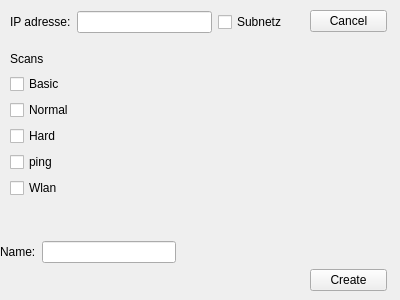
<?xml version="1.0" encoding="UTF-8"?>
<ui version="4.0">
 <class>Form</class>
 <widget class="QWidget" name="Form">
  <property name="geometry">
   <rect>
    <x>0</x>
    <y>0</y>
    <width>400</width>
    <height>300</height>
   </rect>
  </property>
  <property name="windowTitle">
   <string>Form</string>
  </property>
  <widget class="QWidget" name="layoutWidget">
   <property name="geometry">
    <rect>
     <x>10</x>
     <y>50</y>
     <width>78</width>
     <height>148</height>
    </rect>
   </property>
   <layout class="QVBoxLayout" name="verticalLayout">
    <item>
     <widget class="QLabel" name="label_2">
      <property name="text">
       <string>Scans</string>
      </property>
     </widget>
    </item>
    <item>
     <widget class="QCheckBox" name="basic">
      <property name="text">
       <string>Basic</string>
      </property>
     </widget>
    </item>
    <item>
     <widget class="QCheckBox" name="normal">
      <property name="text">
       <string>Normal</string>
      </property>
     </widget>
    </item>
    <item>
     <widget class="QCheckBox" name="hard">
      <property name="text">
       <string>Hard</string>
      </property>
     </widget>
    </item>
    <item>
     <widget class="QCheckBox" name="ping">
      <property name="text">
       <string>ping</string>
      </property>
     </widget>
    </item>
    <item>
     <widget class="QCheckBox" name="Wlan">
      <property name="text">
       <string>Wlan</string>
      </property>
     </widget>
    </item>
   </layout>
  </widget>
  <widget class="QWidget" name="layoutWidget_2">
   <property name="geometry">
    <rect>
     <x>10</x>
     <y>10</y>
     <width>278</width>
     <height>24</height>
    </rect>
   </property>
   <layout class="QHBoxLayout" name="horizontalLayout">
    <item>
     <widget class="QLabel" name="label">
      <property name="text">
       <string>IP adresse:</string>
      </property>
     </widget>
    </item>
    <item>
     <widget class="QLineEdit" name="ip"/>
    </item>
    <item>
     <widget class="QCheckBox" name="subnet">
      <property name="text">
       <string>Subnetz</string>
      </property>
     </widget>
    </item>
   </layout>
  </widget>
  <widget class="QWidget" name="layoutWidget_3">
   <property name="geometry">
    <rect>
     <x>0</x>
     <y>240</y>
     <width>176</width>
     <height>24</height>
    </rect>
   </property>
   <layout class="QHBoxLayout" name="horizontalLayout_2">
    <item>
     <widget class="QLabel" name="label_3">
      <property name="text">
       <string>Name:</string>
      </property>
     </widget>
    </item>
    <item>
     <widget class="QLineEdit" name="name"/>
    </item>
   </layout>
  </widget>
  <widget class="QWidget" name="layoutWidget_4">
   <property name="geometry">
    <rect>
     <x>310</x>
     <y>10</y>
     <width>77</width>
     <height>281</height>
    </rect>
   </property>
   <layout class="QVBoxLayout" name="verticalLayout_2">
    <item>
     <widget class="QPushButton" name="cancel">
      <property name="text">
       <string>Cancel</string>
      </property>
     </widget>
    </item>
    <item>
     <spacer name="verticalSpacer">
      <property name="orientation">
       <enum>Qt::Vertical</enum>
      </property>
      <property name="sizeHint" stdset="0">
       <size>
        <width>20</width>
        <height>40</height>
       </size>
      </property>
     </spacer>
    </item>
    <item>
     <widget class="QPushButton" name="create_button">
      <property name="text">
       <string>Create</string>
      </property>
     </widget>
    </item>
   </layout>
  </widget>
 </widget>
 <resources/>
 <connections/>
</ui>
